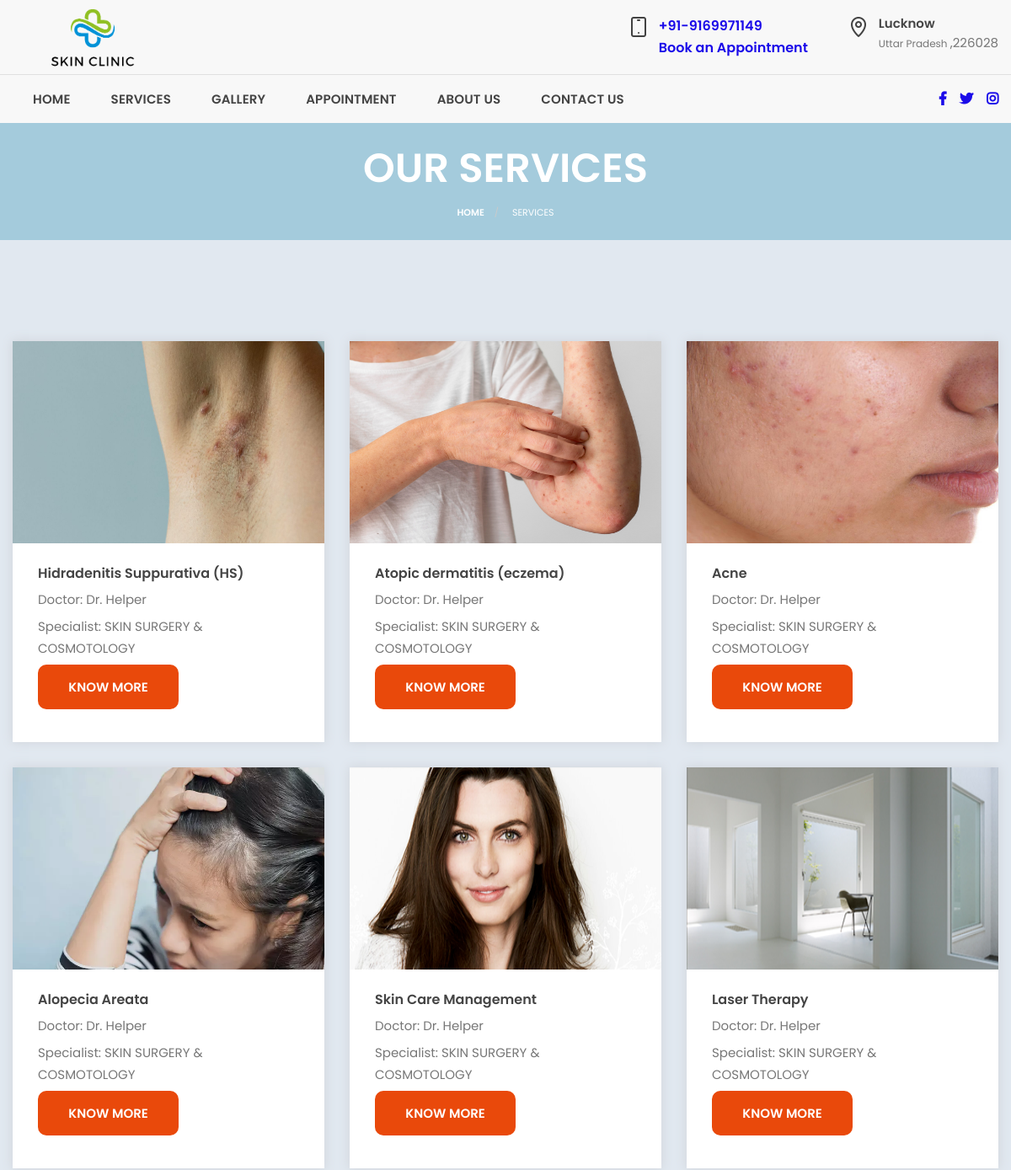
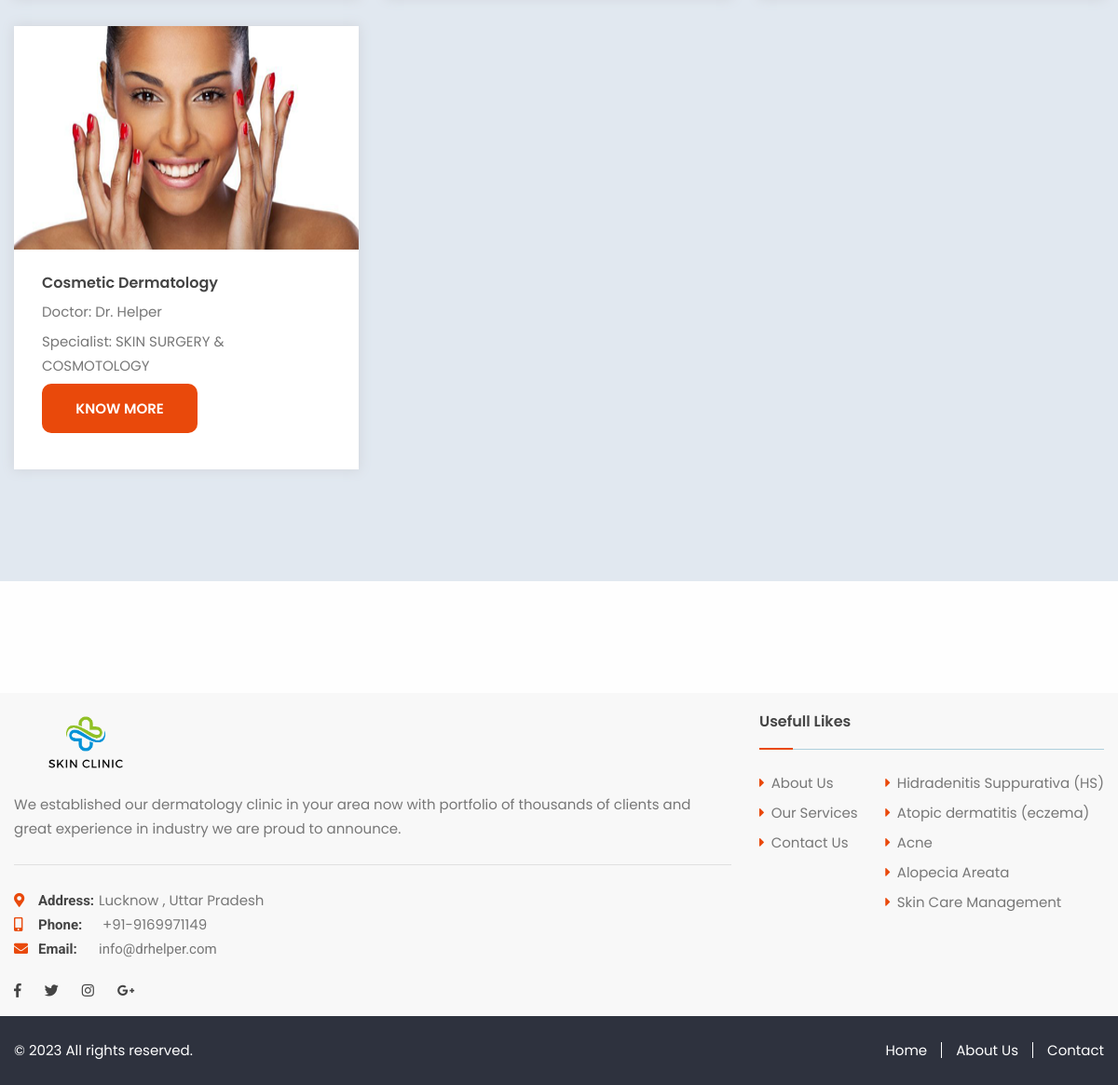
/services.php, run on the app's committed database (2 pictures, top to bottom).
### tables this page shows
CREATE TABLE `services` (
  `id` int(11) NOT NULL,
  `treatment` varchar(100) DEFAULT NULL,
  `image` varchar(100) DEFAULT NULL,
  `desc` text DEFAULT NULL,
  `doctor` varchar(100) DEFAULT NULL,
  `specialist` varchar(100) DEFAULT NULL,
  `category` varchar(100) DEFAULT NULL,
  `status` int(1) DEFAULT 1
);

### action/config.php (called while the page is built, shortened)
<?php
$domain3 = "info@drhelper.com";
$path2 = './admin/images/';

### services.php (the view, shortened to what this page needs)
<?php include './action/config.php' ?>
<!doctype html>
<html lang="en">
<head>
    <link rel="stylesheet" type="text/css" href="style.css" media="all" />
</head>
<body>
    <?php include 'header.php' ?>
    <div class="title-section dark-bg">
        <div class="grid-container grid-x grid-padding-x">
            <div class="small-12 cell">
                <h1>Our Services</h1>
            </div>
            <div class="small-12 cell">
                <ul class="breadcrumbs">
                    <li><a href="./">Home</a></li>
                    <li class="disabled">Services</li>
                </ul>
            </div>
        </div>
    </div>
    <div class="services module grey-bg">
        <div class="padding-between services-wrap">
            <div class="grid-container grid-x grid-padding-x grid-padding-y grid-margin-y">
                <?php
                $qry = mysqli_query($con, "SELECT * FROM `services` ORDER BY id DESC ");
                while ($res = mysqli_fetch_array($qry)) :
                ?>
                    <div class="large-4 medium-6 small-12 cell">
                        <div class="service-box hover-wrap">
                            <div class="hover-img">
                                <img src="<?= $path2 . $res['image'] ?>" alt="Service Images" />
                            </div>
                            <div class="service-text hover-bottom">
                                <h6><a href="single-service?id=<?= base64_encode($res['id']) ?>&treatment=<?= str_replace(' ','-',$res['treatment']) ?>"><?= $res['treatment'] ?></a></h6>
                                <p>Doctor: <?= $res['doctor'] ?></p>
                                <p>Specialist: <?= $res['specialist'] ?></p>
                                <div class="">
                                    <a href="single-service?id=<?= base64_encode($res['id']) ?>&treatment=<?= str_replace(' ','-',$res['treatment']) ?>" class="button primary">Know More</a>
                                </div>
                            </div>
                        </div>
                    </div>
                <?php endwhile; ?>
            </div>
        </div>
    </div>
    <?php include 'footer.php' ?>
</body>
</html>

### header.php (shortened to what this page needs)
<div class="main-container">
    <div class="header">
        <div class="grid-container grid-x grid-padding-x">
            <div class="small-12 large-3 medium-3 cell">
                <div class="logo proimg">
                    <a href="./">
                        <img src="assets/images/logo.png" style="height:80px!important" alt="Logo" />
                    </a>
                </div>
            </div>
            <div class="small-12 large-9 medium-9 cell margin-auto">
                <div class="info-container">
                    <div class="icon-box">
                        <div class="icon-side">
                            <img src="assets/images/help/icons/tablet.png" alt="icon" />
                        </div>
                        <div class="info-side">
                            <p><strong><a href="tel:+91-123 456 7890">+91-9169971149</a></strong><br>
                                <a href="./appointment">Book an Appointment</a>
                            </p>
                        </div>
                    </div>
                    <div class="icon-box">
                        <div class="icon-side">
                            <img src="assets/images/help/icons/pointer.png" alt="icon" />
                        </div>
                        <div class="info-side">
                            <p><strong>Lucknow </strong><br>
                                Uttar Pradesh
                                <span>,226028</span>
                            </p>
                        </div>
                    </div>
                </div>
            </div>
        </div>
    </div>
    <div class="navigation">
        <div class="grid-container grid-x grid-padding-x nav-wrap">
            <div class="small-6 large-10 medium-9 cell">
                <div class="top-bar float-left">
                    <nav id="responsive-menu">
                        <ul class="menu vertical large-horizontal dropdown" data-responsive-menu="accordion medium-dropdown" role="menubar" data-dropdown-menu="4gg5js-dropdown-menu" data-disable-hover="true">
                            <li role="menuitem"><a href="./">Home</a></li>
                            <li class="single-sub parent-nav is-dropdown-submenu-parent opens-right" role="menuitem" aria-haspopup="true" aria-expanded="false" aria-label="Courses"><a href="services">Services</a>
                            </li>
                            <li role="menuitem"><a href="gallery">Gallery</a></li>
                            <li role="menuitem"><a href="appointment">Appointment</a></li>
                            <li role="menuitem"><a href="./about">About us</a></li>
                            <li role="menuitem"><a href="contact">Contact us</a></li>
                        </ul>
                    </nav>
                </div>
            </div>
            <div class="small-6 large-2 medium-3 cell">
                <div class="social-icons">
                    <div class="search-wrap float-right">
                        <a ><i class="fab fa-facebook-f"></i></a>
                        <a ><i class="fab fa-twitter"></i></a>
                        <a ><i class="fab fa-instagram"></i></a>
                    </div>
                </div>
                <div class="clearfix"></div>
            </div>
        </div>
    </div>

### footer.php (shortened to what this page needs)
<?php include_once 'action/config.php' ?>
<div class="footer">
    <div class="footer-top grey-bg" style="padding:20px  0 20px 0px!important;">
        <div class="grid-container grid-x grid-padding-x">
            <div class="large-8 medium-8 small-12 cell">
                <div class="footer-box footer-logo-side">
                    <a href="./"><img src="assets/images/logo.png" width="20%" alt="" /></a>
                    <p>We established our dermatology clinic in your area now with portfolio of
                        thousands of clients and great experience in industry we are proud to announce.</p>
                    <div class="contact-us">
                        <ul>
                            <li><i class="fas fa-map-marker-alt"></i><a><span>Address:</span>Lucknow , Uttar Pradesh</a>
                            </li>
                            <li><i class="fas fa-mobile-alt"></i><a><span>Phone:</span>
                                    +91-9169971149</a>
                            </li>
                            <li><i class="fas fa-envelope"></i><a href=""><span>Email:</span><?= $domain3 ?></a><a href="mailto:"></a>
                            </li>
                        </ul>
                    </div>
                    <div class="social-icons">
                        <ul class="menu">
                            <li><a href="#"><i class="fab fa-facebook-f"></i></a></li>
                            <li><a href="#"><i class="fab fa-twitter"></i></a></li>
                            <li><a href="#"><i class="fab fa-instagram"></i></a></li>
                            <li><a href="#"><i class="fab fa-google-plus-g"></i></a></li>
                        </ul>
                    </div>
                </div>
            </div>
            <div class="large-4 medium-4 small-12 cell">
                <div class="footer-box border-btm">
                    <h6>Usefull Likes</h6>
                    <ul class="links">
                        <li><a href="about.php">About Us</a></li>
                        <li><a href="services.php">Our Services</a></li>
                        <li><a href="contact.php">Contact Us</a></li>
                    </ul>
                    <ul class="links">
                        <?php
                        $qry = mysqli_query($con, "SELECT * FROM `services` ORDER BY id DESC LIMIT 5 ");
                        while ($res = mysqli_fetch_array($qry)) :
                        ?>
                            <li><a href="single-service?id=<?= base64_encode($res['id']) ?>&treatment=<?= str_replace(' ', '-', $res['treatment']) ?>"><?= $res['treatment'] ?></a></li>
                        <?php endwhile; ?>
                    </ul>
                </div>
            </div>
        </div>
    </div>
    <div class="footer-bottom">
        <div class="grid-container grid-x grid-padding-x">
            <div class="medium-6 large-6 small-12 cell">
                <div class="copyrightinfo"> © 2023 All rights reserved. </div>
            </div>
            <div class="medium-6 large-6 small-12 cell cell1">
                <div class="footer-bottom-nav">
                    <ul class="menu">
                        <li><a href="index">Home</a></li>
                        <li><a href="about">About Us</a></li>
                        <li><a href="contact">Contact</a></li>
                    </ul>
                </div>
            </div>
        </div>
    </div>
</div>
</div>

### data on the page
services: image (picture), treatment "Hidradenitis Suppurativa (HS)", doctor "Dr. Helper", specialist "SKIN SURGERY & COSMOTOLOGY"
services: image (picture), treatment "Atopic dermatitis (eczema)", doctor "Dr. Helper", specialist "SKIN SURGERY & COSMOTOLOGY"
services: image (picture), treatment "Acne", doctor "Dr. Helper", specialist "SKIN SURGERY & COSMOTOLOGY"
services: image (picture), treatment "Alopecia Areata", doctor "Dr. Helper", specialist "SKIN SURGERY & COSMOTOLOGY"
services: image (picture), treatment "Skin Care Management", doctor "Dr. Helper", specialist "SKIN SURGERY & COSMOTOLOGY"
services: image (picture), treatment "Laser Therapy", doctor "Dr. Helper", specialist "SKIN SURGERY & COSMOTOLOGY"
services: image (picture), treatment "Cosmetic Dermatology", doctor "Dr. Helper", specialist "SKIN SURGERY & COSMOTOLOGY"

### other printed values
$domain3 "info@drhelper.com"
